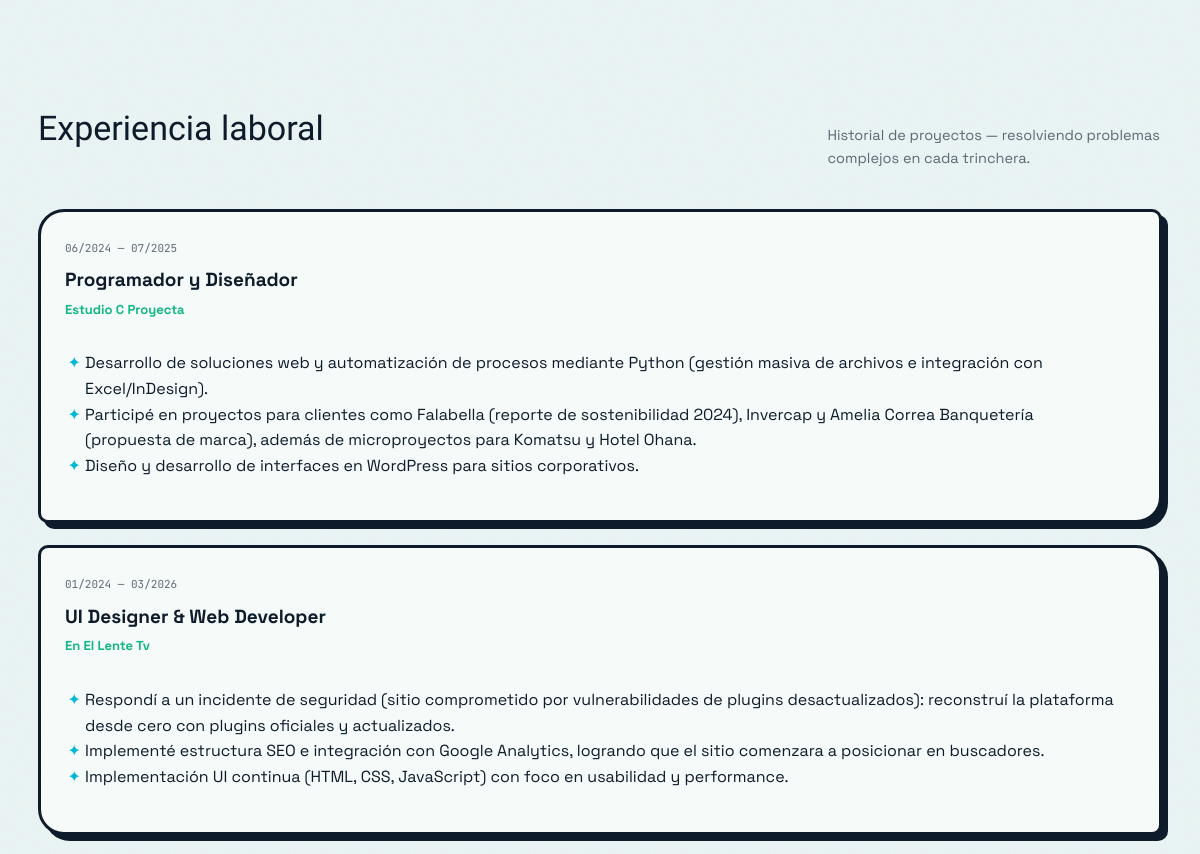
The app's page /curriculum/ (middle part), older data.
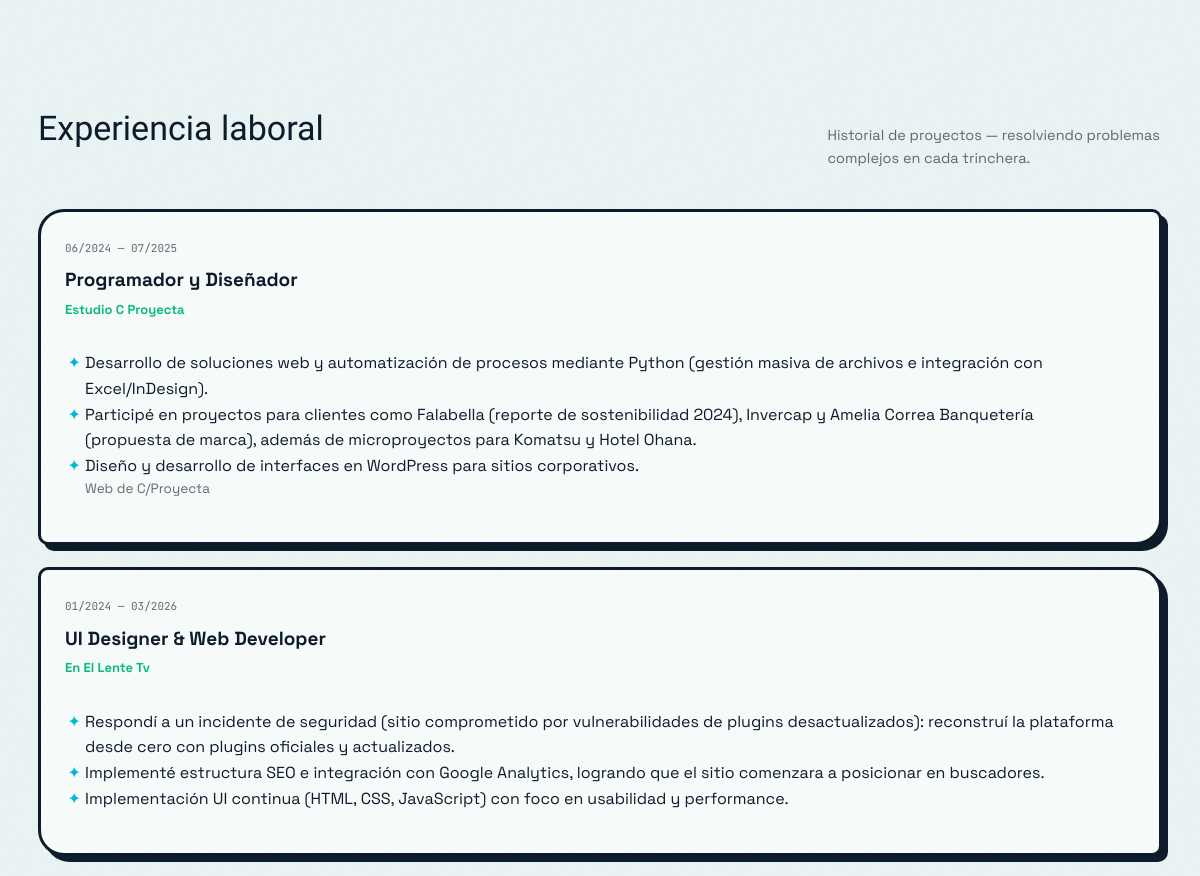
The same page, newer data.
### core/models.py (models this page shows, shortened)
class Experiencia(models.Model):
    puesto = models.CharField(max_length=150)
    empresa = models.CharField(max_length=150)
    fecha_inicio = models.DateField()
    fecha_fin = models.DateField(blank=True, null=True, help_text="Dejar en blanco si es trabajo actual")
    descripcion = CKEditor5Field('Descripción', config_name='default')
    orden = models.PositiveIntegerField(default=0)
    class Meta:
        ordering = ['-fecha_inicio', 'orden']

### core/views.py (the view)
# urls.py: path('curriculum/', views.curriculum, name='curriculum'),
def curriculum(request):
    ultimo_cv = DocumentoCV.objects.first()
    ultimo_cv_dev = CVDev.objects.first()      # Consulta directa a CVDev
    ultimo_cv_uxui = CVUXUI.objects.first()    # Consulta directa a CVUXUI
    experiencias = Experiencia.objects.all()
    formaciones = Formacion.objects.all()
    habilidades = Habilidad.objects.all()
    certificaciones = Certificacion.objects.all()
    context = {
        'ultimo_cv': ultimo_cv,
        'ultimo_cv_dev': ultimo_cv_dev,
        'ultimo_cv_uxui': ultimo_cv_uxui,
        'experiencias': experiencias,
        'formaciones': formaciones,
        'habilidades_grupos': agrupar_habilidades(),
        'certificaciones': certificaciones,
    }
    return render(request, 'core/curriculum.html', context)

### core/views.py (called while the page is built)
def agrupar_habilidades():
    todas = Habilidad.objects.all().order_by('orden')
    grupos = []
    opciones = Habilidad._meta.get_field('categoria').choices
    for valor, etiqueta in opciones:
        items = [h for h in todas if h.categoria == valor]
        if items:
            grupos.append({'clave': valor, 'etiqueta': etiqueta, 'items': items})
    return grupos

### core/templates/core/curriculum.html (shortened to what this page needs)
{% extends "base.html" %}
{% block content %}
  <section class="section" style="padding-top:56px;">
  </section>
  <section class="section" id="experiencia">
    <div class="section-head">
      <h2>Experiencia laboral</h2>
      <p>Historial de proyectos — resolviendo problemas complejos en cada trinchera.</p>
    </div>
    <div class="timeline">
      {% for exp in experiencias %}
        <div class="exp-card">
          <span class="exp-date mono">{{ exp.fecha_inicio|date:"m/Y" }} — {% if exp.fecha_fin %}{{ exp.fecha_fin|date:"m/Y" }}{% else %}Presente{% endif %}</span>
          <h3>{{ exp.puesto }}</h3>
          <span class="exp-empresa">{{ exp.empresa }}</span>
          <div class="parrafo">
          <p class="exp-descripcion">{{ exp.descripcion | safe}}</p>
          </div>
        </div>
      {% empty %}
        <div class="empty-note mono">No hay experiencias registradas todavía.</div>
      {% endfor %}
    </div>
  </section>
{% endblock %}

Row changes from the older to the newer data that the page shows:
changed Experiencia "Programador y Diseñador": descripcion "…WordPress para sitios corporativos." → "…WordPress para sitios corporativos. Web de C/Proyecta"
